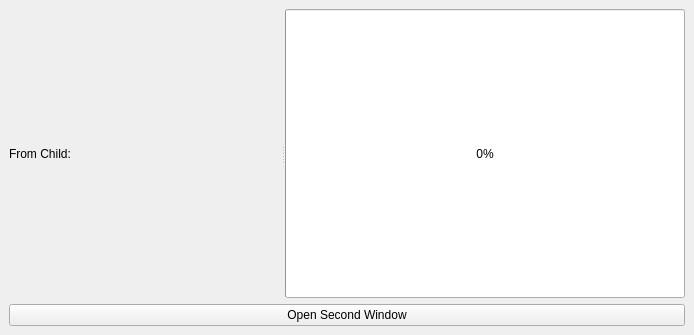
<?xml version="1.0" encoding="UTF-8"?>
<ui version="4.0">
 <class>MainWindow</class>
 <widget class="QMainWindow" name="MainWindow">
  <property name="geometry">
   <rect>
    <x>0</x>
    <y>0</y>
    <width>694</width>
    <height>335</height>
   </rect>
  </property>
  <property name="windowTitle">
   <string>MainWindow</string>
  </property>
  <widget class="QWidget" name="centralwidget">
   <layout class="QVBoxLayout" name="verticalLayout">
    <item>
     <widget class="QSplitter" name="splitter">
      <property name="orientation">
       <enum>Qt::Horizontal</enum>
      </property>
      <widget class="QLabel" name="label">
       <property name="text">
        <string>From Child:</string>
       </property>
      </widget>
      <widget class="QProgressBar" name="progressBar">
       <property name="value">
        <number>0</number>
       </property>
      </widget>
     </widget>
    </item>
    <item>
     <widget class="QPushButton" name="pushButton">
      <property name="text">
       <string>Open Second Window</string>
      </property>
     </widget>
    </item>
   </layout>
  </widget>
 </widget>
 <resources/>
 <connections/>
</ui>
